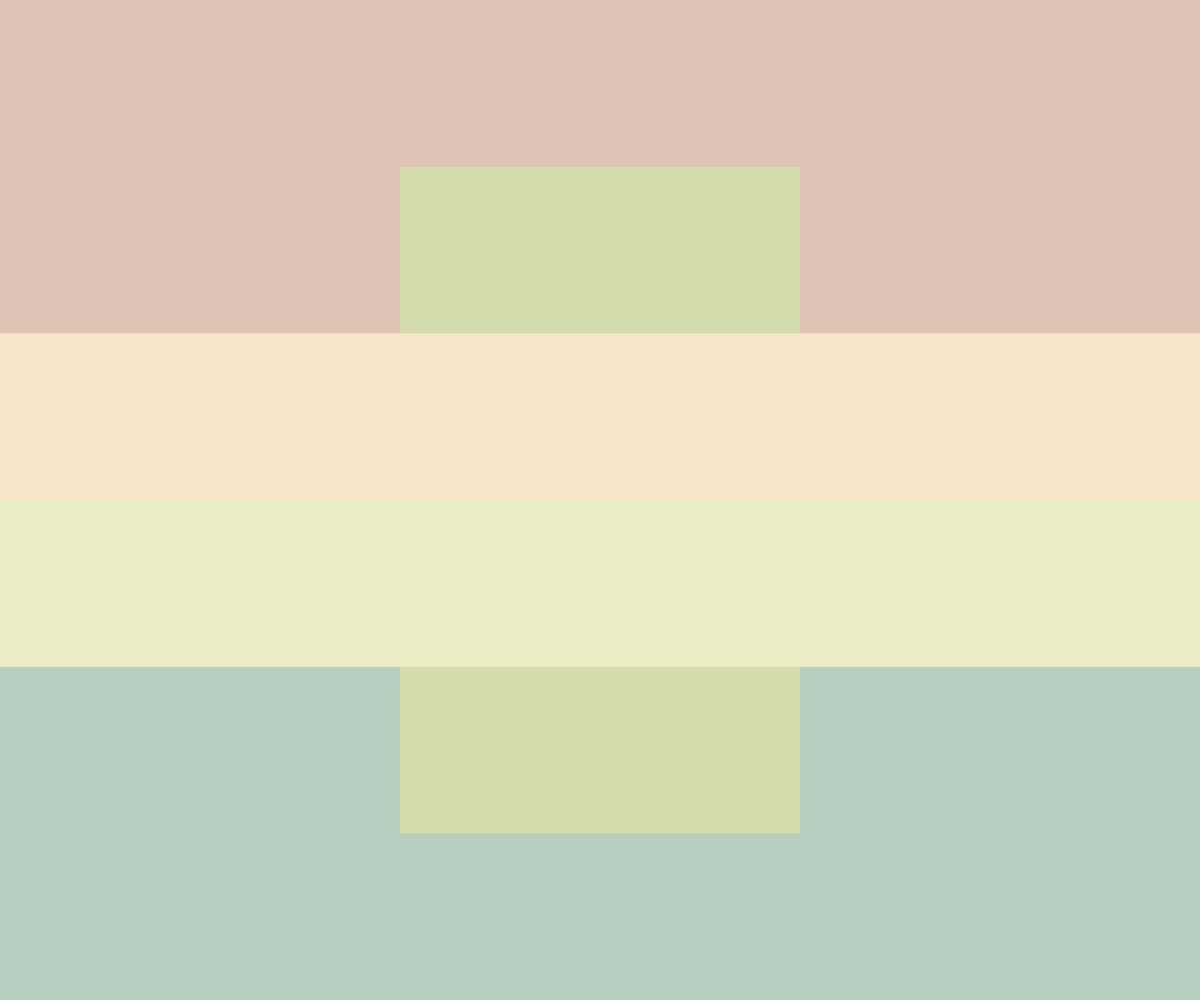
Frame 1 (no input)
Frame 60 (no input): identical to frame 1, image omitted
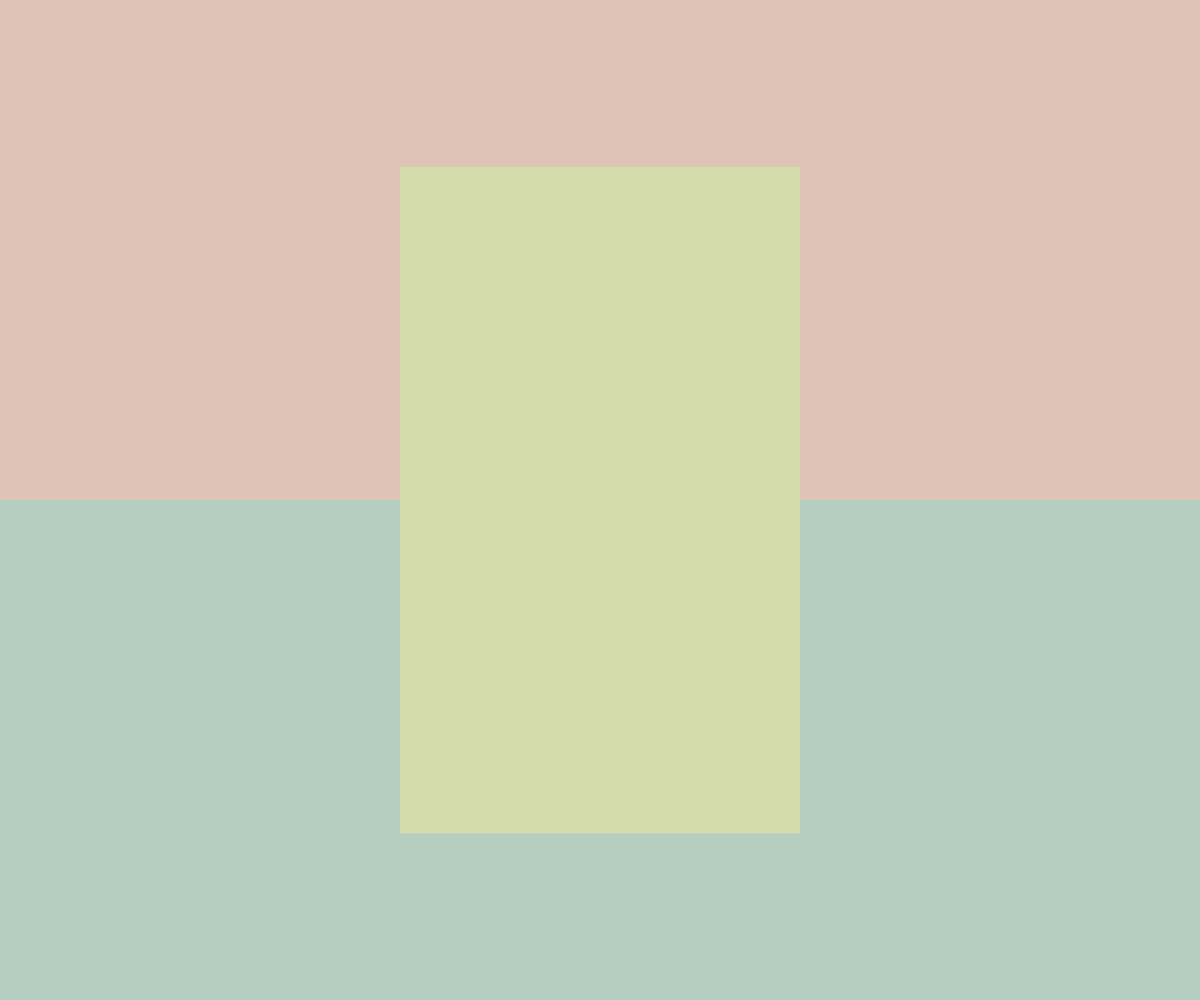
Frame 120 (the mouse pressed at the canvas centre since frame 60)

The p5.js sketch that drew these frames (run headless with seeded random() and noise() and a simulated clock; from frame 60 on, the mouse is pressed at the canvas centre):

// p5.js sketch
// ── sketch.js
// pastel colors
let clrs = [
'#DFC3B7', //top 0
'#F5E5C9', //middle top 1
'#D5DCAC', //middle strip 2
'#EBEEC4', //middle bottom 3
'#B5CEBF' //bottom 4
]


function setup() {
  createCanvas(windowWidth, windowHeight);
  noStroke();
}

function draw() {
 background(220);
 canvasRect(clrs[4], height/2, height/2, false);
 canvasRect(clrs[0], height/2, 0, false);
 fill(clrs[2]); 
 rect(width * 1/3, height * 1/6, width * 1/3, height * 2/3); 
 canvasRect(clrs[1], height/6, height/3, true);
 canvasRect(clrs[3], height/6, height/2, true);


}

function canvasRect(clr, hgt, y_offset, clickable) {
	fill(clr);
	if((clickable == true) && (mouseIsPressed == false)){
		rect(0, y_offset, width, hgt);
	} 
	if(clickable == false){
		rect(0, y_offset, width, hgt);
	}
}
